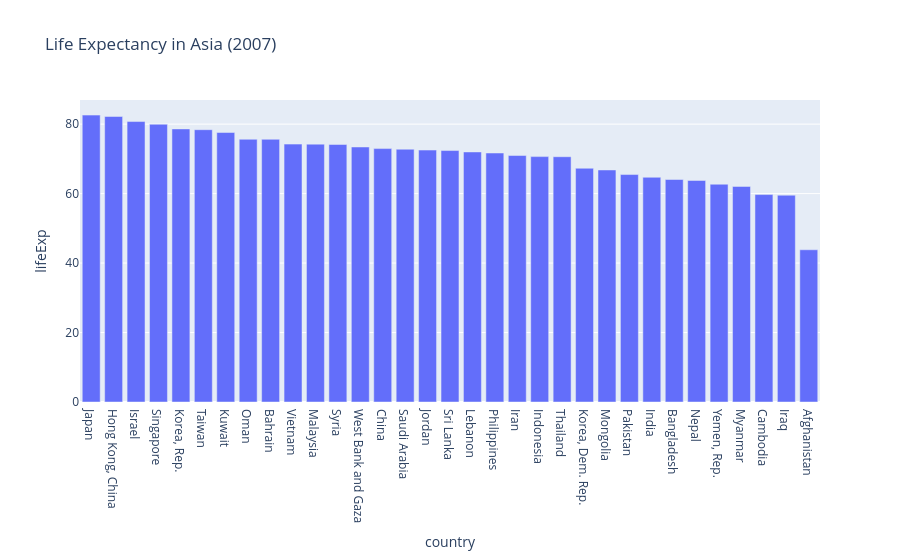

Source (notebook cell):
### Code cell
asia_2007 = gapminder[(gapminder['year'] == 2007) & (gapminder['continent'] == 'Asia')]
asia_2007 = asia_2007.sort_values('lifeExp', ascending=False)
px.bar(asia_2007, x='country', y='lifeExp', title="Life Expectancy in Asia (2007)")

### Figure 1 — Plotly figure (JSON) as saved in the notebook; plotly's stock layout.template omitted (floating-point values rounded to 4 significant figures)
{"data": [{"hovertemplate": "country=%{x}<br>lifeExp=%{y}<extra></extra>", "legendgroup": "", "marker": {"color": "#636efa", "pattern": {"shape": ""}}, "name": "", "orientation": "v", "showlegend": false, "textposition": "auto", "type": "bar", "x": ["Japan", "Hong Kong, China", "Israel", "Singapore", "Korea, Rep.", "Taiwan", "Kuwait", "Oman", "Bahrain", "Vietnam", "Malaysia", "Syria", "West Bank and Gaza", "China", "Saudi Arabia", "Jordan", "Sri Lanka", "Lebanon", "Philippines", "Iran", "Indonesia", "Thailand", "Korea, Dem. Rep.", "Mongolia", "Pakistan", "India", "Bangladesh", "Nepal", "Yemen, Rep.", "Myanmar", "Cambodia", "Iraq", "Afghanistan"], "xaxis": "x", "y": [82.6, 82.21, 80.75, 79.97, 78.62, 78.4, 77.59, 75.64, 75.64, 74.25, 74.24, 74.14, 73.42, 72.96, 72.78, 72.53, 72.4, 71.99, 71.69, 70.96, 70.65, 70.62, 67.3, 66.8, 65.48, 64.7, 64.06, 63.78, 62.7, 62.07, 59.72, 59.55, 43.83], "yaxis": "y"}], "layout": {"barmode": "relative", "legend": {"tracegroupgap": 0}, "title": {"text": "Life Expectancy in Asia (2007)"}, "xaxis": {"anchor": "y", "domain": [0, 1], "title": {"text": "country"}}, "yaxis": {"anchor": "x", "domain": [0, 1], "title": {"text": "lifeExp"}}}}
